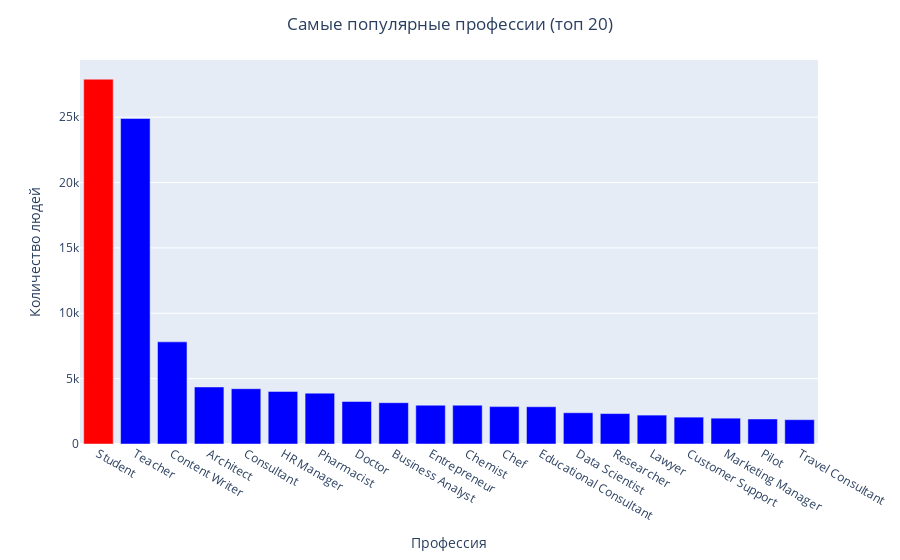

Notebook code for this chart:
### Markdown cell above
Как видно, у нас многие значения содержат `NAN`, несмотря на то, что мы придумали адекватный фильтр. Попробуем тогда следующее: если у нас столбц `Work Pressure` не пустой, то это может говорить нам о том, что человек **явно не студент и у него есть работа**
<br>
Но сначала давайте просто посмотрим, какие вообще у нас есть профессии, чтобы в случае чего заполнить проппуски подходящими

### Code cell
ac = df.groupby('Profession').size().reset_index().rename(columns = {0: 'Количество людей'}).sort_values('Количество людей', ascending=False)

ac['col'] = 'blue'
ac['col'].iloc[0] = 'red'

# Я хочу, чтобы у нас случайно выбирались профессии с определенными вероятностями, чтобы их соотственно заполнять в пустые ячейки

ac['prob'] = ac['Количество людей'] / ac['Количество людей'].sum()

display(ac[:20])

f = px.bar(ac[:20], x = 'Profession', y = 'Количество людей', labels={'Profession':  'Профессия'}, color = 'col', color_discrete_map={"red": 'red', 'blue': 'blue'})
f.update_layout(title = {'text': 'Самые популярные профессии (топ 20)', 'x' : 0.5}, showlegend = False)

f.show()

### Figure 1 — Plotly figure (JSON) as saved in the notebook; plotly's stock layout.template omitted (floating-point values rounded to 4 significant figures)
{"data": [{"alignmentgroup": "True", "hovertemplate": "col=red<br>Профессия=%{x}<br>Количество людей=%{y}<extra></extra>", "legendgroup": "red", "marker": {"color": "red", "pattern": {"shape": ""}}, "name": "red", "offsetgroup": "red", "orientation": "v", "showlegend": true, "textposition": "auto", "type": "bar", "x": ["Student"], "xaxis": "x", "y": [27905], "yaxis": "y"}, {"alignmentgroup": "True", "hovertemplate": "col=blue<br>Профессия=%{x}<br>Количество людей=%{y}<extra></extra>", "legendgroup": "blue", "marker": {"color": "blue", "pattern": {"shape": ""}}, "name": "blue", "offsetgroup": "blue", "orientation": "v", "showlegend": true, "textposition": "auto", "type": "bar", "x": ["Teacher", "Content Writer", "Architect", "Consultant", "HR Manager", "Pharmacist", "Doctor", "Business Analyst", "Entrepreneur", "Chemist", "Chef", "Educational Consultant", "Data Scientist", "Researcher", "Lawyer", "Customer Support", "Marketing Manager", "Pilot", "Travel Consultant"], "xaxis": "x", "y": [24900, 7812, 4362, 4229, 4022, 3891, 3253, 3161, 2967, 2967, 2860, 2851, 2390, 2328, 2211, 2055, 1976, 1913, 1860], "yaxis": "y"}], "layout": {"barmode": "relative", "legend": {"title": {"text": "col"}, "tracegroupgap": 0}, "margin": {"t": 60}, "showlegend": false, "title": {"text": "Самые популярные профессии (топ 20)", "x": 0.5}, "xaxis": {"anchor": "y", "domain": [0, 1], "title": {"text": "Профессия"}}, "yaxis": {"anchor": "x", "domain": [0, 1], "title": {"text": "Количество людей"}}}}
